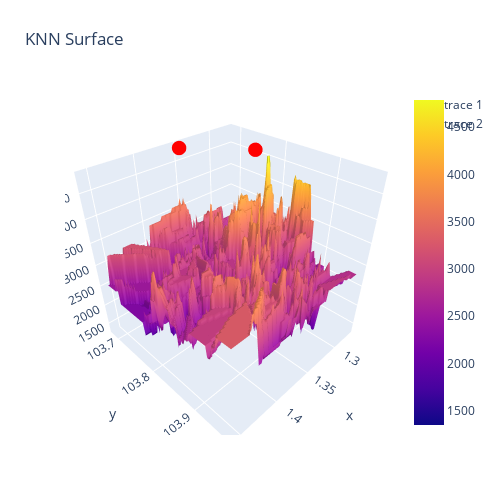

Write notebook code for a chart like this one.
### Code cell
#draw 3D surface
from plotly import graph_objects as go
from plotly.subplots import make_subplots

fig = go.Figure(data=[go.Surface(z=Z, x=xx, y=yy)])

fig.update_layout(title='KNN Surface', autosize=False,
                    width=500, height=500,
                    margin=dict(l=65, r=50, b=65, t=90))

#mark the position of NUS
fig.add_trace(go.Scatter3d(x=[1.29595], y=[103.77525], z=[Z.max()], mode='markers', marker=dict(size=5, color='red')))
#mark the position of NTU
fig.add_trace(go.Scatter3d(x=[1.3483], y=[103.68469], z=[Z.max()], mode='markers', marker=dict(size=5, color='red')))

fig.show()

### Figure 1 — Plotly figure (JSON) as saved in the notebook; plotly's stock layout.template omitted (floating-point values rounded to 4 significant figures; data arrays with more than 128 entries replaced by an {"elided": "..."} marker saying what was removed)
{"data": [{"type": "surface", "x": {"elided": "100x100 float values"}, "y": {"elided": "100x100 float values"}, "z": {"elided": "100x100 float values"}}, {"marker": {"color": "red", "size": 5}, "mode": "markers", "type": "scatter3d", "x": [1.296], "y": [103.8], "z": [4788.0]}, {"marker": {"color": "red", "size": 5}, "mode": "markers", "type": "scatter3d", "x": [1.348], "y": [103.7], "z": [4788.0]}], "layout": {"autosize": false, "height": 500, "margin": {"b": 65, "l": 65, "r": 50, "t": 90}, "title": {"text": "KNN Surface"}, "width": 500}}
